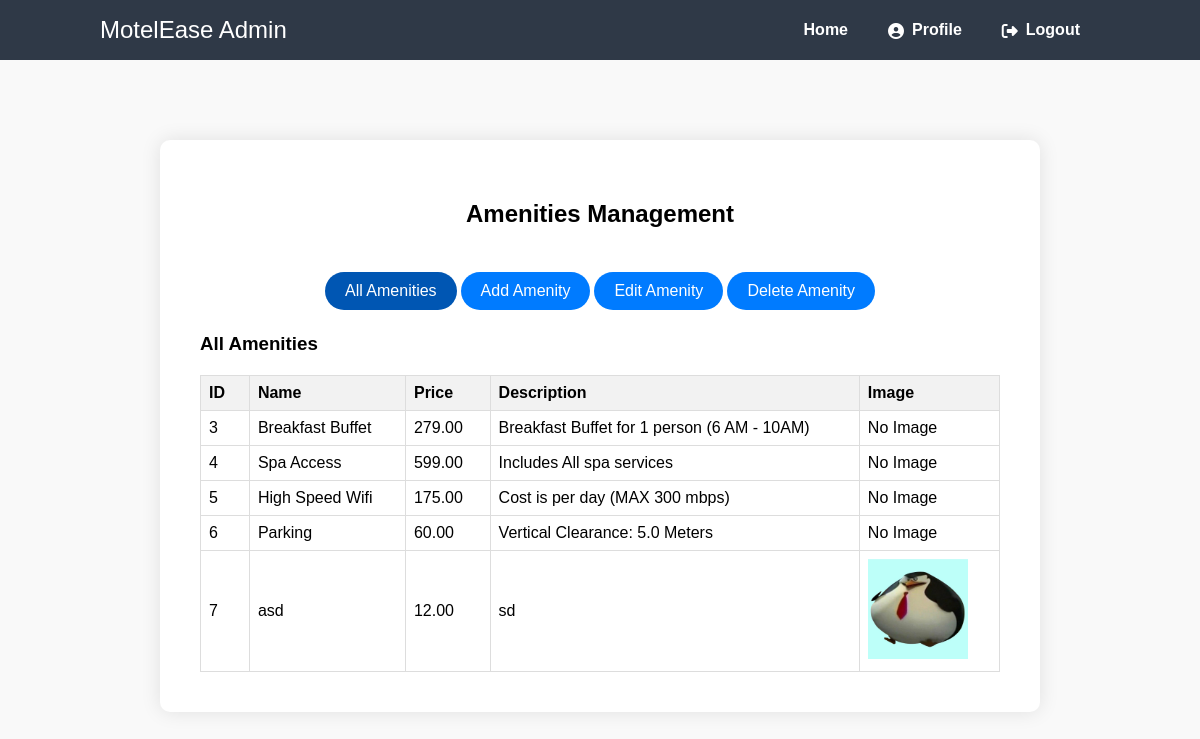
Page /ITPROGhotel/php/amenities_management.php (signed in) on the earlier database version.
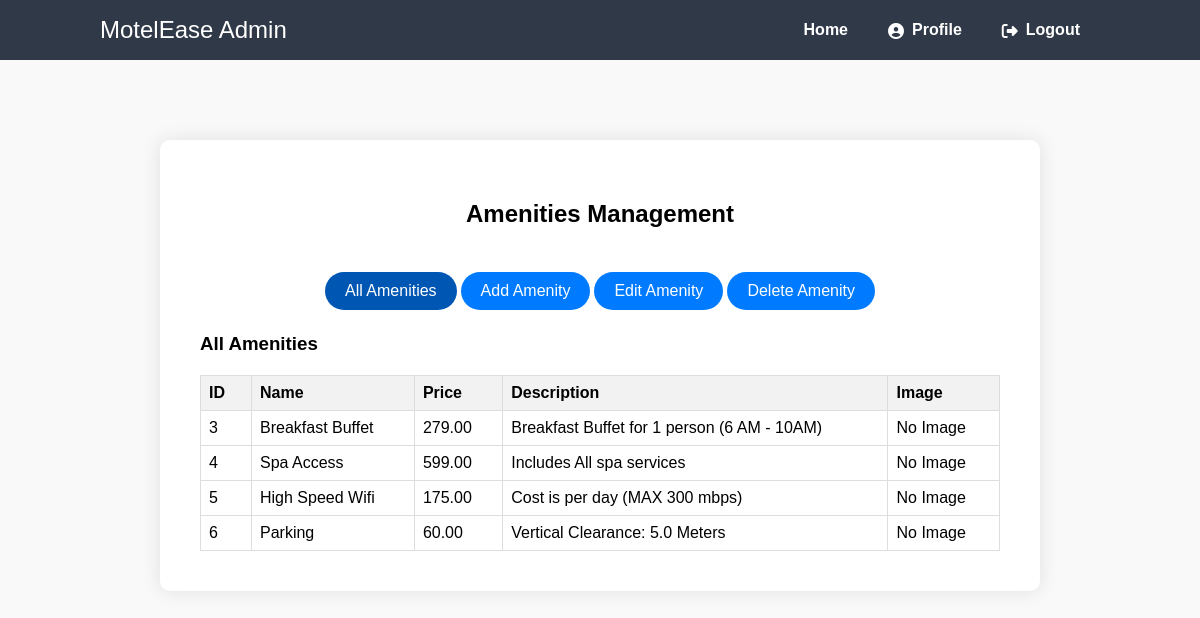
Same page on the later database version.
### tables this page shows
CREATE TABLE `amenities` (
  `id` int(11) NOT NULL,
  `name` varchar(100) NOT NULL,
  `price` decimal(10,2) NOT NULL,
  `description` text DEFAULT NULL,
  `image` mediumblob NOT NULL
);

### ITPROGhotel/php/amenities_management.php (the view, shortened to what this page needs)
<?php
$conn = new mysqli('localhost', 'root', '', 'itproghs');
function getAmenities() {
    global $conn;
    $result = $conn->query("SELECT * FROM amenities");
    return $result->fetch_all(MYSQLI_ASSOC);
}
$amenities = getAmenities();
?>
<!DOCTYPE html>
<html>
<head>
    <link href="../usermgmt.css" rel="stylesheet" type="text/css">
    <link rel="stylesheet" href="https://cdnjs.cloudflare.com/ajax/libs/font-awesome/6.2.0/css/all.min.css">
</head>
<body>
<nav class="navtop">
		<div>
			<h1>MotelEase Admin</h1>
			<a href="admin_home.php">Home</a>
			<a href="admin_profile.php"><i class="fas fa-user-circle"></i>Profile</a>
			<a href="logout.php"><i class="fas fa-sign-out-alt"></i>Logout</a>
		</div>
	</nav>
    <div class="container">
        <h2>Amenities Management</h2>
        <div class="toggle-container">
            <button class="active" onclick="showForm('all-amenities-form')">All Amenities</button>
            <button onclick="showForm('add-amenity-form')">Add Amenity</button>
            <button onclick="showForm('edit-amenity-form')">Edit Amenity</button>
            <button onclick="showForm('delete-amenity-form')">Delete Amenity</button>
        </div>
        <div id="all-amenities-form" class="form-container active">
            <h3>All Amenities</h3>
            <table>
                <tr>
                    <th style="text-align: left; padding-right: 20px;">ID</th>
                    <th style="text-align: left; padding-right: 20px;">Name</th>
                    <th style="text-align: left; padding-right: 20px;">Price</th>
                    <th style="text-align: left; padding-right: 20px;">Description</th>
                    <th style="text-align: left; padding-right: 20px;">Image</th>
                </tr>
                <?php foreach ($amenities as $amenity): ?>
                <tr>
                    <td style="text-align: left; padding-right: 20px;"><?php echo $amenity['id']; ?></td>
                    <td style="text-align: left; padding-right: 20px;"><?php echo $amenity['name']; ?></td>
                    <td style="text-align: left; padding-right: 20px;"><?php echo $amenity['price']; ?></td>
                    <td style="text-align: left; padding-right: 20px;"><?php echo $amenity['description']; ?></td>
                    <td style="text-align: left; padding-right: 20px;"><?php echo $amenity['image'] ? '<img src="' . $amenity['image'] . '" alt="Amenity Image" style="width: 100px;">' : 'No Image'; ?></td>
                </tr>
                <?php endforeach; ?>
            </table>
        </div>
    </div>
</body>
</html>

Differences in the rows shown:
removed amenities: id "7", name "asd", price "12.00", description "sd", image (picture)
